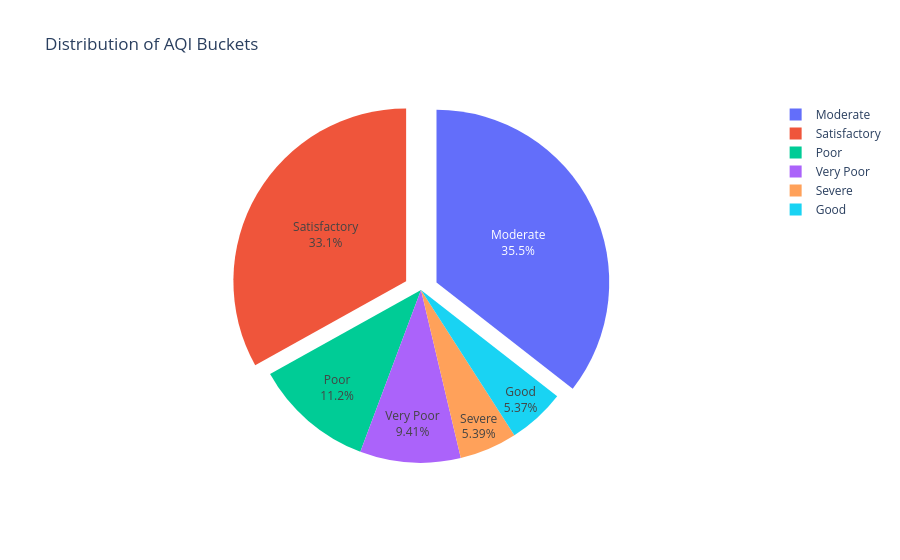

Notebook code for this chart:
### Markdown cell above
## Distribution of AQI Buckets 
- maybe can remove this static one(py)

This pie chart illustrates the distribution of observations in the dataset across various AQI categories. It provides a quick overview of the overall air quality condition represented in the data.

### Code cell
df_bucket = df["AQI_Bucket"].copy()

bucket_counts = df["AQI_Bucket"].value_counts().reset_index()
bucket_counts.columns = ["AQI_Bucket", "Count"]

# Create pie chart
fig = px.pie(
    bucket_counts,
    names="AQI_Bucket",
    values="Count",
    title="Distribution of AQI Buckets",
)

# Display % + label + count
fig.update_traces(
    textinfo="percent+label",
    pull=[0.1, 0.1]
)

fig.show()

### Figure 1 — Plotly figure (JSON) as saved in the notebook; plotly's stock layout.template omitted (floating-point values rounded to 4 significant figures)
{"data": [{"domain": {"x": [0, 1], "y": [0, 1]}, "hovertemplate": "AQI_Bucket=%{label}<br>Count=%{value}<extra></extra>", "labels": ["Moderate", "Satisfactory", "Poor", "Very Poor", "Severe", "Good"], "legendgroup": "", "name": "", "pull": [0.1, 0.1], "showlegend": true, "textinfo": "percent+label", "type": "pie", "values": [8823, 8213, 2781, 2337, 1338, 1332]}], "layout": {"legend": {"tracegroupgap": 0}, "title": {"text": "Distribution of AQI Buckets"}}}
